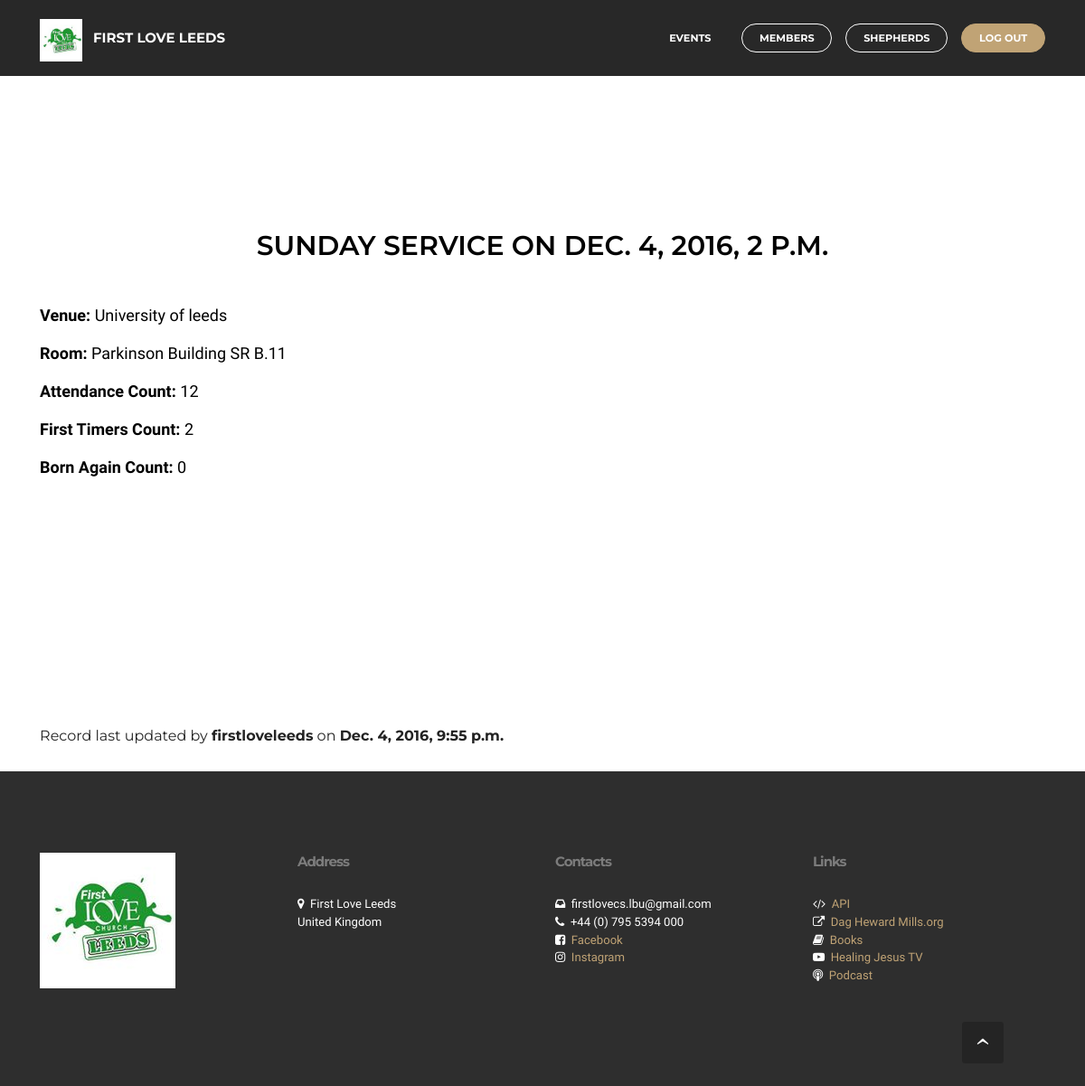
/event/5/ (signed in), run on the app's committed database.
### event/models.py (models this page shows, shortened)
class Event(models.Model):
	date = models.DateTimeField()
	event = models.ForeignKey('EventType', on_delete=models.CASCADE)
	attendance_count = models.IntegerField()
	first_timers_count = models.IntegerField()
	born_again_count = models.IntegerField()
	venue = models.CharField(max_length=100, blank=True)
	room = models.CharField(max_length=100, blank=True)
	last_modified = models.DateTimeField(auto_now=True)
	def __str__(self):
		return self.event.name
	class Meta:
		ordering = ["-date"]

class EventType(models.Model):
	name = models.CharField(max_length=100, unique=True)
	class Meta:
		ordering = ["name"]

### event/views.py (the view)
@login_required
def event_info(request, id):
	event = Event.objects.get(pk = id)
	context = {
		'event': event
	}
	return render (request, 'event_info.html', context)

### event/templates/event_info.html (shortened to what this page needs)
{% extends '_partial/base.html' %}

### welcome/templates/_partial/base.html (shortened to what this page needs)
{% spaceless %}
{% load staticfiles %}
{% endspaceless %}

### firstlove/static/dropdown/css/style.css (style rules this page uses)
.navbar-dropdown { left: 0; padding: 0; position: absolute; right: 0; top: 0; transition: all 0.45s ease; z-index: 1030; }
.navbar-dropdown .navbar-brand { float: none; font-size: 0; padding: 1.25rem 0; position: relative; transition: padding 0.25s ease; white-space: nowrap; }
.navbar-dropdown .navbar-brand::before { content: ""; display: inline-block; height: 100%; vertical-align: middle; }
.navbar-dropdown .navbar-logo, .navbar-dropdown .navbar-caption { display: inline-block; vertical-align: middle; }
.navbar-dropdown .navbar-logo { margin-right: 0.8rem; transition: margin 0.3s ease-in-out; }
.navbar-dropdown .navbar-logo img { height: 3.125rem; transition: all 0.3s ease-in-out; }
.navbar-dropdown .mbr-table-cell { height: 5.625rem; }
.navbar-dropdown .navbar-caption { font-family: "Montserrat"; font-size: 1rem; font-weight: 700; white-space: normal; }
.navbar-dropdown .navbar-caption, .navbar-dropdown .navbar-caption:hover { color: inherit; text-decoration: none; }
.navbar-dropdown.navbar-fixed-top { position: fixed; }
.nav-dropdown { display: table !important; font-family: "Montserrat"; font-size: 0.75rem; font-weight: 700; height: auto !important; }
.nav-dropdown .nav-item { display: table-cell; float: none; vertical-align: middle; }
.nav-dropdown .nav-btn { padding-left: 1rem; }
.nav-dropdown .link { margin: 1.667em; padding: 0; transition: color .2s ease-in-out; }
.nav-dropdown .link::after, .nav-dropdown .dropdown-item::after { color: inherit; }
.nav-dropdown .btn { font-size: 0.75rem; font-weight: 700; letter-spacing: 0; margin-bottom: 0; padding-left: 1.25rem; padding-right: 1.25rem; }

### firstlove/static/w3-css/w3.css (style rules this page uses)
html { box-sizing:border-box }
*,*:before,*:after { box-sizing:inherit }
html { -ms-text-size-adjust:100%;-webkit-text-size-adjust:100% }
body { margin:0 }
article,aside,details,figcaption,figure,footer,header,main,menu,nav,section,summary { display:block }
a { background-color:transparent;-webkit-text-decoration-skip:objects }
img { border-style:none }
html,body { font-family:Verdana,sans-serif;font-size:15px;line-height:1.5 }
html { overflow-x:hidden }
h1,h2,h3,h4,h5,h6,.w3-slim,.w3-wide { font-family:"Segoe UI",Arial,sans-serif }
h1 { font-size:36px }
h6 { font-size:16px }
h1,h2,h3,h4,h5,h6 { font-weight:400;margin:10px 0 }
img { margin-bottom:-5px }
a { color:inherit }
.w3-large { font-size:18px!important }
.w3-center { text-align:center!important }
.w3-text-black,.w3-hover-text-black:hover { color:#000!important }

### firstlove/static/mobirise/css/mbr-additional.css (style rules this page uses)
body, input, textarea, .mbr-company .list-group-text { font-family: 'Raleway', sans-serif; }
.btn, .alert, h1, h2, h3, h4, h5, h6, .h1, .h2, .h3, .h4, .h5, .h6, .display-1, .display-2, .display-3, .display-4, .mbr-figure .mbr-figure-caption, .mbr-gallery-title, .mbr-map [data-state-details], .mbr-price { font-family: 'Montserrat', sans-serif; }
.mbr-footer-content h1, .mbr-footer .mbr-contacts h1, .mbr-footer-content h2, .mbr-footer .mbr-contacts h2, .mbr-footer-content h3, .mbr-footer .mbr-contacts h3, .mbr-footer-content h4, .mbr-footer .mbr-contacts h4, .mbr-footer-content p strong, .mbr-footer .mbr-contacts p strong, .mbr-footer-content strong, .mbr-footer .mbr-contacts strong { font-family: 'Montserrat', sans-serif; }
.btn { border-radius: 1.6em; }
.btn-primary { background-color: #c0a375; border-color: #c0a375; color: #ffffff; }
.text-primary { color: #c0a375 !important; }
.mbr-footer p a, .mbr-footer ul a { color: #c0a375; }
#ext_menu-7 .navbar-caption { color: #ffffff; }
#ext_menu-7 .link, #ext_menu-7 .dropdown-item { color: #ffffff; }
#ext_menu-7 .link { font-size: 0.75rem; }
#ext_menu-7 .navbar, #ext_menu-7 .nav-dropdown-sm, #ext_menu-7 .nav-dropdown-sm .link[aria-expanded="true"], #ext_menu-7 .nav-dropdown-sm .dropdown-menu { background: #282828; }

### data on the page
Event: event+date+venue (picture), event+date+venue "FIRST LOVE LEEDS EVENTS MEMBERS SHEPHERDS LOG OUT SUNDAY SERVICE ON DEC. 4, 2016, 2 P.M. Venue: University of leeds Room: Parkinson Building SR B.11 Attendance Count: 12 First Timers Count: 2 Born Again Count: 0 Record last updated by firstloveleeds on Dec. 4, 2016, 9:55 p.m. Address First Love Leeds United Kingdom Contacts firstlovecs.lbu@gmail.com +44 (0) 795 5394 000 Facebook Instagram Links API Dag Heward Mills.org Books Healing Jesus TV Podcast"
